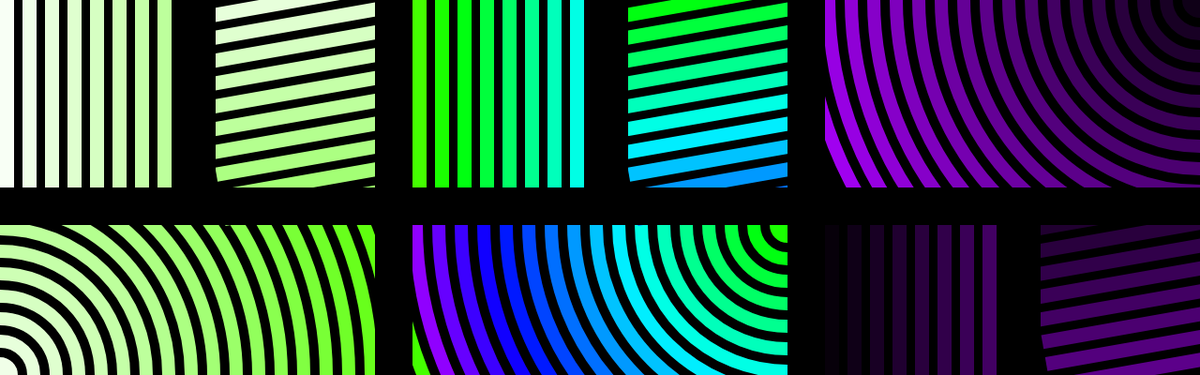
Frame 1 (no input)
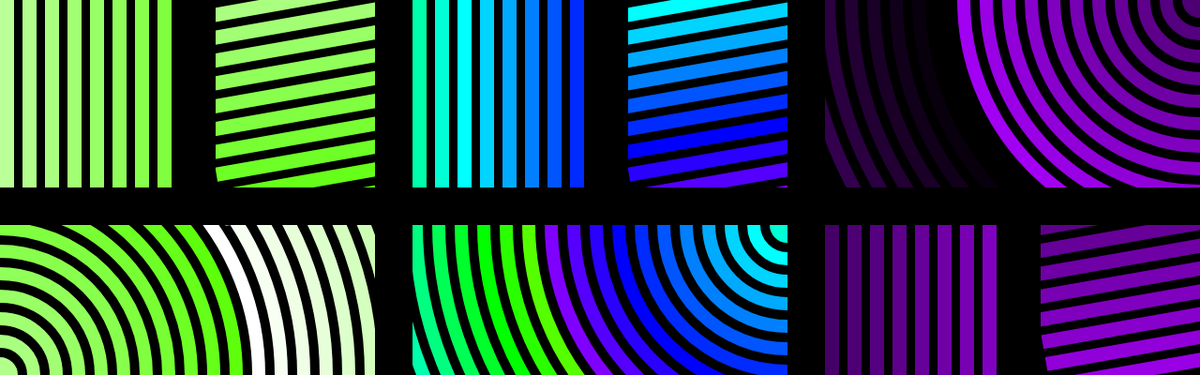
Frame 60 (no input)
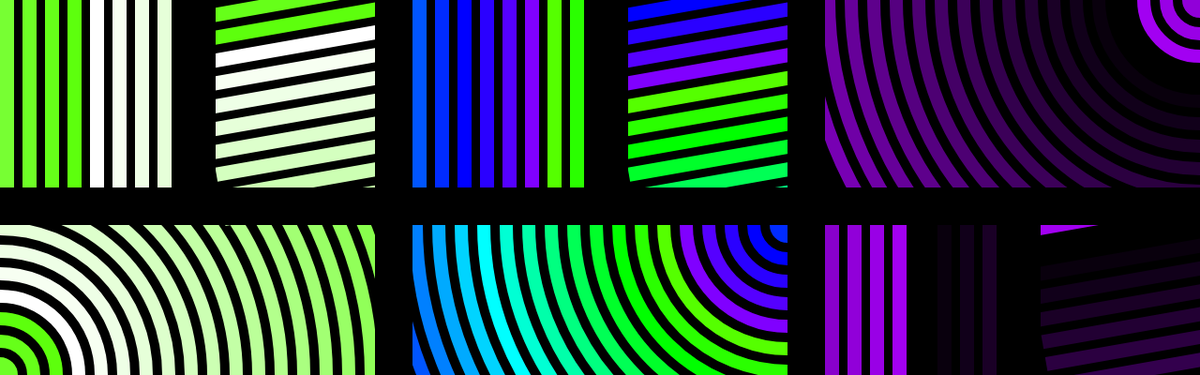
Frame 120 (the mouse pressed at the canvas centre since frame 60)

The p5.js sketch that drew these frames (run headless with seeded random() and noise() and a simulated clock; from frame 60 on, the mouse is pressed at the canvas centre):

// p5.js sketch
// ── sketch.js
var frameSpeed = 4;

var hue;

function setup() {
  createCanvas(1280, 400);
  colorMode(HSB);
  angleMode(DEGREES);
  hue = createSlider(0,180,100);
}

function draw() {
  background(0);

  rect(0, 200, 420, 200);

  fill(0);
  rect(0, 200, 400, 200);

  for (var i = 360; i > 0; i -= 5) {
    stroke(0);
    strokeWeight(10);
    fill(hue.value(),(i + frameCount*frameSpeed) % 100, 100);
    ellipse(0, 400, i * 9.6, i * 9.6);
  }

  noStroke();
  fill(0);
  rect(0, 0, 200, 200);

  for (var i = 0; i < 360; i += 5) {
    fill(hue.value(),(i + frameCount*frameSpeed) % 100, 100);
    rect(i*4.8, 0, 15, 200);
  }


  fill(0);
  rect(230, 0, 170, 200);
  push();
  rotate(-10);
  for (var i = 0; i < 60; i += 5) {
    fill(hue.value(),(i + frameCount*frameSpeed) % 100, 100);
    rect(195, i*4.8, 200, 15);
  }
  pop();

  rect(190, 0, 40, height / 2);
  rect(0, 200, width, 40);

/****
PART 2 **/
push();
translate(440,0);
rect(0, 200, 420, 200);

  fill(0);
  rect(0, 200, 400, 200);

  for (var i = 180; i > 0; i -= 10) {
    stroke(0);
    strokeWeight(10);
    fill((i + frameCount*frameSpeed) % 180+hue.value(), 100, 100);
    ellipse(400, 240, i * 4.8, i * 4.8);
  }

  noStroke();
  fill(0);
  rect(0, 0, 200, 200);

  for (var i = 0; i < 360; i += 10) {
    fill((i + frameCount*frameSpeed) % 180+hue.value(), 100, 100);
    rect(i*2.4, 0, 15, 200);
  }


  fill(0);
  rect(230, 0, 170, 200);
  push();
  rotate(-10);
  for (var i = 0; i < 120; i += 10) {
    fill((i + frameCount*frameSpeed) % 180+hue.value(), 100, 100);
    rect(195, i*2.4, 200, 15);
  }
  pop();

  rect(190, 0, 40, height / 2);
  rect(0, 200, width, 40);

pop();





/****
PART 3 **/
push();
translate(880,0);
rect(0, 0, 420, 400);

  fill(0);
  rect(0, 200, 400, 200);

  for (var i = 90; i > 0; i -= 5) {
    stroke(0);
    strokeWeight(10);
    fill((180+hue.value())%360,100,(i + frameCount*frameSpeed) % 100);
    ellipse(400, 0, i * 9.6, i * 9.6);
  }

  noStroke();
  fill(0);
  rect(0, 200, 200, 200);

  for (var i = 0; i < 360; i += 5) {
    fill((180+hue.value())%360,100,(i + frameCount*frameSpeed) % 100);
    rect(i*4.8, 200, 15, 200);
  }


  fill(0);
  rect(230, 200, 170, 200);
  push();
  rotate(-10);
  for (var i = 15; i < 300; i += 5) {
    fill((180+hue.value())%360,100,(i + frameCount*frameSpeed) % 100);
    rect(165, 200+i*4.8, 200, 15);
  }
  pop();

  rect(190, 200, 40, height / 2);
  rect(0, 200, width, 40);

pop();

fill(0);
rect(400,0,40,height);
rect(840,0,40,height);




}



/*


fill(0);
rect(0,200,200,200);
 for(var i=0;i<100;i+=5)
  {
    fill(360,(i+frameCount)%100,100);
    rect(i*2,200,7,200);
  }
  fill(0);
  rect(200,200,200,200);
  for(var i=0;i<100;i+=5)
  {
    fill(360,(i+frameCount)%100,100);
    rect(200,200+i*2,200,7);
  }
  
  
  
  
fill(0);
rect(0,400,200,200);
 for(var i=0;i<100;i+=5)
  {
    fill(180,100,(i+frameCount)%100);
    rect(i*2,400,7,200);
  }
  fill(0);
  rect(200,400,200,200);
  for(var i=0;i<100;i+=5)
  {
    fill(180,100,(i+frameCount)%100);
    rect(200,400+i*2,200,7);
  }
  */
// ── style.css
body {
  background-color: #eeeeee;
}

canvas {
  display: block;
  position: absolute;
  border: 30px solid black;
  margin: auto;
  top: 0;
  bottom: 0;
  right: 0;
  left: 0;
}
